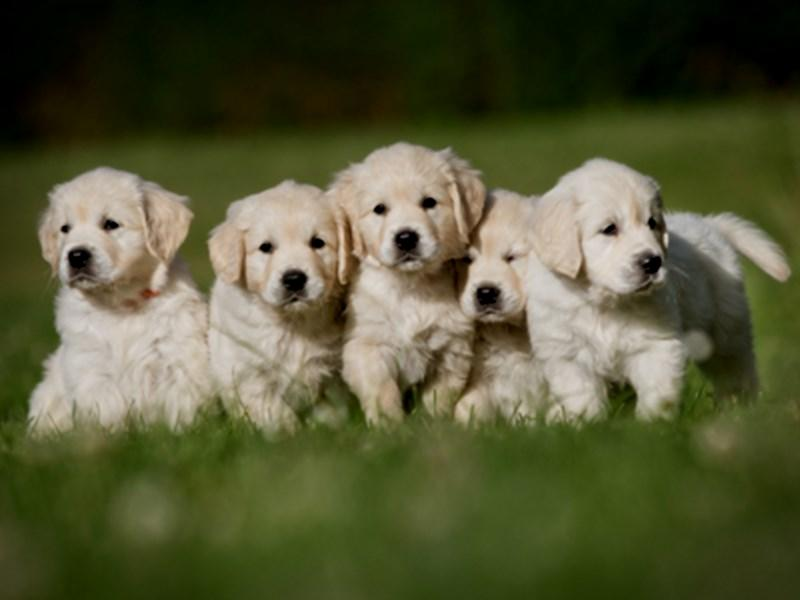
#> input picture photo/dark.jpg, 800 x 600 px
$ python 'final project.py'
#> lines starting #> are read from the running program, lines starting #| are printed output that depends on the picture
import matplotlib.pyplot as plt

mypath = input("Input the address of photo: ")
#> the answer given: photo/dark.jpg
file = plt.imread(mypath) #讀取圖片
#> file is the input picture: shape (600, 800, 3); mean R, G, B 85.4, 87.4, 55
#> the answer given: 1
#顯示圖片
plt.figure(figsize=(12,12))
plt.imshow(file)
plt.show()

newphoto = file.copy()

def tograyscale(photo):
    global newphoto
    for i in range(0,len(photo)):
        for j in range(0,len(photo[0])):
            m = (photo[i][j][2]*0.299 + 0.5) + (photo[i][j][1]*0.587+0.5) + (photo[i][j][0]*0.114+0.5)
            if m > 255:
                newphoto[i][j][2] = 255
                newphoto[i][j][1] = 255
                newphoto[i][j][0] = 255
            else:
                newphoto[i][j][2] = m
                newphoto[i][j][1] = m
                newphoto[i][j][0] = m
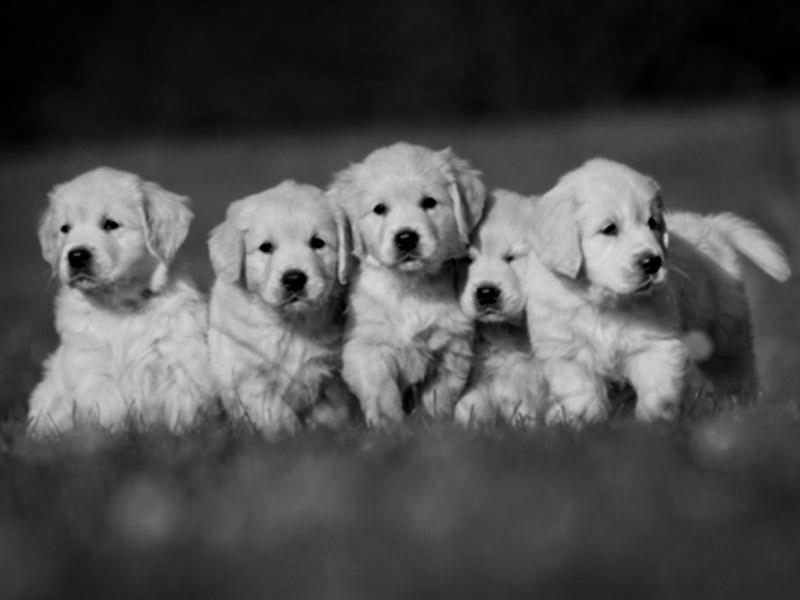
#> newphoto: shape (600, 800, 3); min 1, max 221, mean 78.6

# [66 lines left out: functions lighter, darker, blur, picture, not called in this run]

def reset():
    global newphoto
    newphoto = file.copy()

while 1:
    print("Choose the number of the feature You want to apply:\n")
    print("1 ToGrayScale\n")
    print("2 Lighter\n")
    print("3 Darker\n")
    print("4 Blur\n")
    print("5 ToPicture\n")
    print("6 Reset\n")
    print("7 Save Photo\n")
    print("8 Quit\n")
    print("---------------------------------------\n")
    choice = int(input())
#> the answer given: 1
#> the answer given: 1
#> the answer given: 1
#> the answer given: 1
#> (the run stopped early here; a loop or call above may not have finished)
